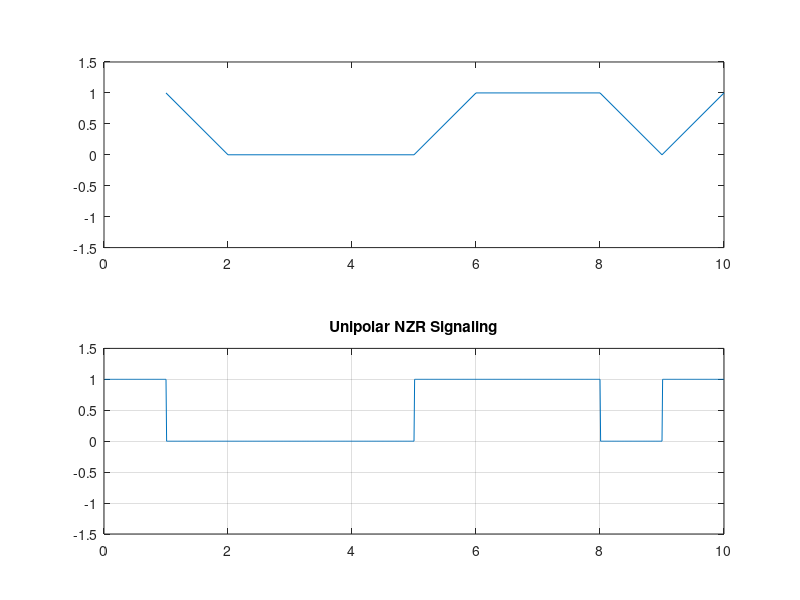

Recreate this plot in MATLAB.
clc;
clear all;
close all;
N=10; %Number of bits
n=randi([0,1],1,N); %Random bit generation
disp(n)
tt=1:1:10;
subplot(2,1,1)
plot(tt,n);
axis([0,N,-1.5,1.5]);

%Signal Shaping
i=1;
t=0.01:0.01:length(n); 
y=[];
for j=1:N
    for i=1:100
        se(i)=n(j);
    end
    y=[y se];
end
subplot(2,1,2)
plot(t,y);
axis([0,N,-1.5,1.5]); %Axis set-up
grid on;
title("Unipolar NZR Signaling");